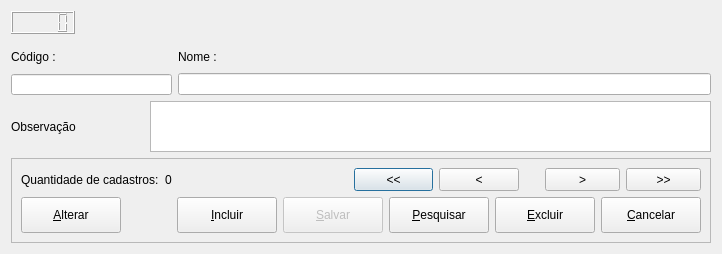
<?xml version="1.0" encoding="UTF-8"?>
<ui version="4.0">
 <class>CatCategoriaProd</class>
 <widget class="QDialog" name="CatCategoriaProd">
  <property name="geometry">
   <rect>
    <x>0</x>
    <y>0</y>
    <width>722</width>
    <height>254</height>
   </rect>
  </property>
  <property name="windowTitle">
   <string>Dialog</string>
  </property>
  <layout class="QVBoxLayout" name="verticalLayout_5">
   <item>
    <widget class="QLCDNumber" name="lcd_id">
     <property name="minimumSize">
      <size>
       <width>64</width>
       <height>23</height>
      </size>
     </property>
     <property name="maximumSize">
      <size>
       <width>64</width>
       <height>23</height>
      </size>
     </property>
    </widget>
   </item>
   <item>
    <layout class="QVBoxLayout" name="verticalLayout_4">
     <item>
      <layout class="QHBoxLayout" name="horizontalLayout_2">
       <item>
        <layout class="QVBoxLayout" name="verticalLayout_2">
         <property name="spacing">
          <number>0</number>
         </property>
         <item>
          <widget class="QLabel" name="label">
           <property name="text">
            <string>Código :</string>
           </property>
          </widget>
         </item>
         <item>
          <widget class="QLineEdit" name="text_codigo">
           <property name="minimumSize">
            <size>
             <width>161</width>
             <height>21</height>
            </size>
           </property>
           <property name="maximumSize">
            <size>
             <width>161</width>
             <height>21</height>
            </size>
           </property>
          </widget>
         </item>
        </layout>
       </item>
       <item>
        <layout class="QVBoxLayout" name="verticalLayout_3">
         <property name="spacing">
          <number>0</number>
         </property>
         <item>
          <widget class="QLabel" name="label_3">
           <property name="minimumSize">
            <size>
             <width>47</width>
             <height>13</height>
            </size>
           </property>
           <property name="text">
            <string>Nome :</string>
           </property>
          </widget>
         </item>
         <item>
          <widget class="QLineEdit" name="text_nome">
           <property name="minimumSize">
            <size>
             <width>501</width>
             <height>21</height>
            </size>
           </property>
           <property name="text">
            <string/>
           </property>
          </widget>
         </item>
        </layout>
       </item>
      </layout>
     </item>
     <item>
      <layout class="QHBoxLayout" name="horizontalLayout_5">
       <item>
        <widget class="QLabel" name="label_4">
         <property name="text">
          <string>Observação</string>
         </property>
        </widget>
       </item>
       <item>
        <widget class="QPlainTextEdit" name="plain_obs">
         <property name="minimumSize">
          <size>
           <width>561</width>
           <height>51</height>
          </size>
         </property>
         <property name="maximumSize">
          <size>
           <width>561</width>
           <height>51</height>
          </size>
         </property>
        </widget>
       </item>
      </layout>
     </item>
    </layout>
   </item>
   <item>
    <widget class="QFrame" name="frame">
     <property name="maximumSize">
      <size>
       <width>1000</width>
       <height>94</height>
      </size>
     </property>
     <property name="frameShape">
      <enum>QFrame::StyledPanel</enum>
     </property>
     <property name="frameShadow">
      <enum>QFrame::Raised</enum>
     </property>
     <layout class="QVBoxLayout" name="verticalLayout">
      <item>
       <layout class="QHBoxLayout" name="horizontalLayout_6">
        <item>
         <layout class="QHBoxLayout" name="horizontalLayout_4">
          <item>
           <widget class="QLabel" name="label_2">
            <property name="text">
             <string>Quantidade de cadastros:</string>
            </property>
           </widget>
          </item>
          <item>
           <widget class="QLabel" name="lbl_total">
            <property name="text">
             <string>0</string>
            </property>
           </widget>
          </item>
         </layout>
        </item>
        <item>
         <spacer name="horizontalSpacer_3">
          <property name="orientation">
           <enum>Qt::Horizontal</enum>
          </property>
          <property name="sizeHint" stdset="0">
           <size>
            <width>178</width>
            <height>20</height>
           </size>
          </property>
         </spacer>
        </item>
        <item>
         <layout class="QHBoxLayout" name="horizontalLayout_3">
          <item>
           <widget class="QPushButton" name="bnt_back_full">
            <property name="minimumSize">
             <size>
              <width>75</width>
              <height>23</height>
             </size>
            </property>
            <property name="toolTip">
             <string>&lt;html&gt;&lt;head/&gt;&lt;body&gt;&lt;p&gt;Ir para o primeiro...&lt;/p&gt;&lt;/body&gt;&lt;/html&gt;</string>
            </property>
            <property name="text">
             <string>&lt;&lt;</string>
            </property>
           </widget>
          </item>
          <item>
           <widget class="QPushButton" name="bnt_back">
            <property name="minimumSize">
             <size>
              <width>75</width>
              <height>23</height>
             </size>
            </property>
            <property name="toolTip">
             <string>&lt;html&gt;&lt;head/&gt;&lt;body&gt;&lt;p&gt;Voltar...&lt;/p&gt;&lt;/body&gt;&lt;/html&gt;</string>
            </property>
            <property name="text">
             <string>&lt;</string>
            </property>
           </widget>
          </item>
          <item>
           <spacer name="horizontalSpacer_2">
            <property name="orientation">
             <enum>Qt::Horizontal</enum>
            </property>
            <property name="sizeType">
             <enum>QSizePolicy::Minimum</enum>
            </property>
            <property name="sizeHint" stdset="0">
             <size>
              <width>20</width>
              <height>20</height>
             </size>
            </property>
           </spacer>
          </item>
          <item>
           <widget class="QPushButton" name="bnt_next">
            <property name="maximumSize">
             <size>
              <width>75</width>
              <height>23</height>
             </size>
            </property>
            <property name="toolTip">
             <string>&lt;html&gt;&lt;head/&gt;&lt;body&gt;&lt;p&gt;Próximo...&lt;/p&gt;&lt;/body&gt;&lt;/html&gt;</string>
            </property>
            <property name="text">
             <string>&gt;</string>
            </property>
           </widget>
          </item>
          <item>
           <widget class="QPushButton" name="bnt_next_full">
            <property name="maximumSize">
             <size>
              <width>75</width>
              <height>23</height>
             </size>
            </property>
            <property name="toolTip">
             <string>&lt;html&gt;&lt;head/&gt;&lt;body&gt;&lt;p&gt;&lt;span style=&quot; font-weight:600;&quot;&gt;Ir para o fim.&lt;/span&gt;&lt;/p&gt;&lt;/body&gt;&lt;/html&gt;</string>
            </property>
            <property name="text">
             <string>&gt;&gt;</string>
            </property>
           </widget>
          </item>
         </layout>
        </item>
       </layout>
      </item>
      <item>
       <layout class="QHBoxLayout" name="horizontalLayout">
        <property name="spacing">
         <number>6</number>
        </property>
        <property name="sizeConstraint">
         <enum>QLayout::SetDefaultConstraint</enum>
        </property>
        <property name="leftMargin">
         <number>0</number>
        </property>
        <item>
         <widget class="QPushButton" name="bnt_alterar">
          <property name="minimumSize">
           <size>
            <width>100</width>
            <height>30</height>
           </size>
          </property>
          <property name="maximumSize">
           <size>
            <width>131</width>
            <height>41</height>
           </size>
          </property>
          <property name="text">
           <string>&amp;Alterar</string>
          </property>
          <property name="icon">
           <iconset resource="../src/resources/icons.qrc">
            <normaloff>:/icons/pencil.png</normaloff>:/icons/pencil.png</iconset>
          </property>
          <property name="iconSize">
           <size>
            <width>25</width>
            <height>25</height>
           </size>
          </property>
         </widget>
        </item>
        <item>
         <spacer name="horizontalSpacer">
          <property name="orientation">
           <enum>Qt::Horizontal</enum>
          </property>
          <property name="sizeHint" stdset="0">
           <size>
            <width>58</width>
            <height>20</height>
           </size>
          </property>
         </spacer>
        </item>
        <item>
         <widget class="QPushButton" name="bnt_adicionar">
          <property name="enabled">
           <bool>true</bool>
          </property>
          <property name="minimumSize">
           <size>
            <width>100</width>
            <height>30</height>
           </size>
          </property>
          <property name="maximumSize">
           <size>
            <width>131</width>
            <height>41</height>
           </size>
          </property>
          <property name="text">
           <string>&amp;Incluir</string>
          </property>
          <property name="icon">
           <iconset resource="../src/resources/icons.qrc">
            <normaloff>:/icons/adicionar.png</normaloff>:/icons/adicionar.png</iconset>
          </property>
          <property name="iconSize">
           <size>
            <width>25</width>
            <height>25</height>
           </size>
          </property>
          <property name="shortcut">
           <string>Alt+I</string>
          </property>
         </widget>
        </item>
        <item>
         <widget class="QPushButton" name="bnt_salvar">
          <property name="enabled">
           <bool>false</bool>
          </property>
          <property name="minimumSize">
           <size>
            <width>100</width>
            <height>0</height>
           </size>
          </property>
          <property name="maximumSize">
           <size>
            <width>100</width>
            <height>36</height>
           </size>
          </property>
          <property name="text">
           <string>&amp;Salvar</string>
          </property>
          <property name="icon">
           <iconset resource="../src/resources/icons.qrc">
            <normaloff>:/icons/save.png</normaloff>:/icons/save.png</iconset>
          </property>
          <property name="iconSize">
           <size>
            <width>20</width>
            <height>20</height>
           </size>
          </property>
          <property name="shortcut">
           <string/>
          </property>
         </widget>
        </item>
        <item>
         <widget class="QPushButton" name="bnt_search">
          <property name="minimumSize">
           <size>
            <width>100</width>
            <height>36</height>
           </size>
          </property>
          <property name="maximumSize">
           <size>
            <width>100</width>
            <height>36</height>
           </size>
          </property>
          <property name="text">
           <string>&amp;Pesquisar</string>
          </property>
          <property name="icon">
           <iconset resource="../src/resources/icons.qrc">
            <normaloff>:/icons/search.png</normaloff>:/icons/search.png</iconset>
          </property>
          <property name="iconSize">
           <size>
            <width>17</width>
            <height>17</height>
           </size>
          </property>
          <property name="shortcut">
           <string>Alt+P</string>
          </property>
          <property name="checkable">
           <bool>false</bool>
          </property>
          <property name="checked">
           <bool>false</bool>
          </property>
          <property name="autoRepeat">
           <bool>false</bool>
          </property>
         </widget>
        </item>
        <item>
         <widget class="QPushButton" name="bnt_excluir">
          <property name="minimumSize">
           <size>
            <width>100</width>
            <height>30</height>
           </size>
          </property>
          <property name="maximumSize">
           <size>
            <width>131</width>
            <height>41</height>
           </size>
          </property>
          <property name="text">
           <string>&amp;Excluir</string>
          </property>
          <property name="icon">
           <iconset resource="../src/resources/icons.qrc">
            <normaloff>:/icons/excluir.png</normaloff>:/icons/excluir.png</iconset>
          </property>
          <property name="iconSize">
           <size>
            <width>25</width>
            <height>25</height>
           </size>
          </property>
          <property name="shortcut">
           <string>Alt+E</string>
          </property>
          <property name="checkable">
           <bool>false</bool>
          </property>
          <property name="checked">
           <bool>false</bool>
          </property>
          <property name="autoRepeat">
           <bool>false</bool>
          </property>
         </widget>
        </item>
        <item>
         <widget class="QPushButton" name="bnt_cancelar">
          <property name="minimumSize">
           <size>
            <width>100</width>
            <height>30</height>
           </size>
          </property>
          <property name="maximumSize">
           <size>
            <width>131</width>
            <height>41</height>
           </size>
          </property>
          <property name="text">
           <string>&amp;Cancelar</string>
          </property>
          <property name="icon">
           <iconset resource="../src/resources/icons.qrc">
            <normaloff>:/icons/error.png</normaloff>:/icons/error.png</iconset>
          </property>
          <property name="iconSize">
           <size>
            <width>25</width>
            <height>25</height>
           </size>
          </property>
          <property name="shortcut">
           <string>Alt+C</string>
          </property>
          <property name="checkable">
           <bool>false</bool>
          </property>
          <property name="checked">
           <bool>false</bool>
          </property>
          <property name="autoRepeat">
           <bool>false</bool>
          </property>
         </widget>
        </item>
       </layout>
      </item>
     </layout>
    </widget>
   </item>
  </layout>
 </widget>
 <resources>
  <include location="../src/resources/icons.qrc"/>
 </resources>
 <connections/>
</ui>
